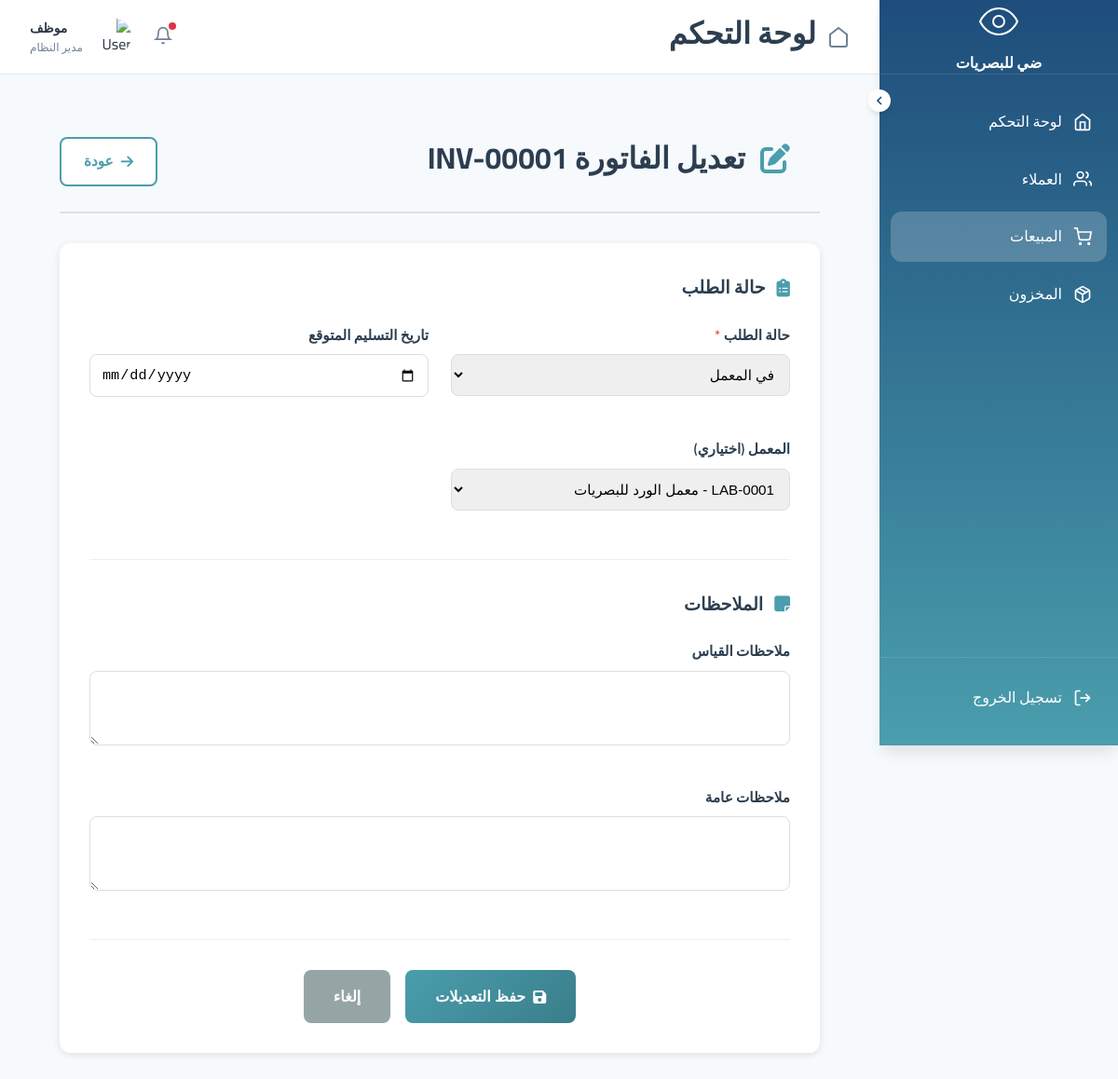
The app's page /sales/1/edit/ (signed in) with its own data.
### settings/models.py (models this page shows, shortened)
class CompanySettings(models.Model):
    company_name_ar = models.CharField('اسم المؤسسة (عربي)', max_length=200, blank=True)
    company_name_en = models.CharField('اسم المؤسسة (إنجليزي)', max_length=200, blank=True)
    logo = models.ImageField('شعار المؤسسة', upload_to='company/', blank=True, null=True)
    unified_number = models.CharField('الرقم الموحد', max_length=50, blank=True)
    commercial_register = models.CharField('السجل التجاري', max_length=50, blank=True)
    tax_number = models.CharField('الرقم الضريبي', max_length=50, blank=True)
    national_address = models.TextField('العنوان الوطني', blank=True)
    location_url = models.URLField('رابط الموقع', blank=True)
    phone_regex = RegexValidator(
        regex=r'^\+?966?\d{9,10}$',
        message="رقم الهاتف يجب أن يكون بصيغة: '0501234567' أو '+966501234567'"
    )
    contact_phone = models.CharField(
        'رقم الجوال',
        validators=[phone_regex],
        max_length=17,
        blank=True
    )
    contact_email = models.EmailField('البريد الإلكتروني', blank=True)
    owner_name = models.CharField('اسم المفوض/المالك', max_length=200, blank=True)
    owner_id_number = models.CharField('رقم الهوية', max_length=20, blank=True)
    owner_phone = models.CharField(
        'رقم جوال المفوض',
        validators=[phone_regex],
        max_length=17,
        blank=True
    )
    owner_email = models.EmailField('بريد المفوض الإلكتروني', blank=True)
    created_at = models.DateTimeField('تاريخ الإنشاء', auto_now_add=True)
    updated_at = models.DateTimeField('تاريخ التحديث', auto_now=True)
    class Meta:
        verbose_name = 'إعدادات المؤسسة'
        verbose_name_plural = 'إعدادات المؤسسة'
    @classmethod
    def get_settings(cls):
        settings, created = cls.objects.get_or_create(pk=1)
        return settings

### sales/models.py (models this page shows, shortened)
class Sale(models.Model):
    order_number = models.CharField('رقم الطلب', max_length=50, unique=True)
    customer = models.ForeignKey(
        Customer,
        on_delete=models.PROTECT,
        related_name='sales',
        verbose_name='العميل'
    )
    laboratory = models.ForeignKey(
        Laboratory,
        on_delete=models.SET_NULL,
        null=True,
        blank=True,
        related_name='sales',
        verbose_name='المعمل'
    )
    STATUS_CHOICES = [
        ('created', 'تم الإنشاء'),
        ('lab', 'في المعمل'),
        ('ready', 'جاهز للاستلام'),
        ('received', 'تم الاستلام'),
        ('completed', 'مكتمل'),
        ('cancelled', 'ملغي'),
    ]
    status = models.CharField('حالة الطلب', max_length=20, choices=STATUS_CHOICES, default='created')
    order_date = models.DateTimeField('تاريخ الطلب', auto_now_add=True)
    delivery_date = models.DateField('تاريخ التسليم المتوقع', null=True, blank=True)
    completed_date = models.DateTimeField('تاريخ الإكمال', null=True, blank=True)
    subtotal = models.DecimalField(
        'المجموع الفرعي',
        max_digits=10,
        decimal_places=2,
        default=0,
        validators=[MinValueValidator(0)]
    )
    discount = models.DecimalField(
        'الخصم',
        max_digits=10,
        decimal_places=2,
        default=0,
        validators=[MinValueValidator(0)]
    )
    tax = models.DecimalField(
        'الضريبة (15%)',
        max_digits=10,
        decimal_places=2,
        default=0,
        validators=[MinValueValidator(0)]
    )
    total_amount = models.DecimalField(
        'المبلغ الإجمالي',
        max_digits=10,
        decimal_places=2,
        default=0,
        validators=[MinValueValidator(0)]
    )
    PAYMENT_METHODS = [
        ('cash', 'نقدي'),
        ('card', 'بطاقة'),
        ('transfer', 'تحويل بنكي'),
        ('mada', 'مدى'),
        ('later', 'آجل'),
    ]
    payment_method = models.CharField(
        'طريقة الدفع',
        max_length=20,
        choices=PAYMENT_METHODS,
        default='cash'
    )
    paid_amount = models.DecimalField(
        'المبلغ المدفوع',
        max_digits=10,
        decimal_places=2,
        default=0,
        validators=[MinValueValidator(0)]
    )
    notes = models.TextField('ملاحظات', blank=True)
    prescription_notes = models.TextField('ملاحظات القياس', blank=True)
    created_by = models.CharField('أنشئ بواسطة', max_length=100, blank=True)
    updated_by = models.CharField('عُدل بواسطة', max_length=100, blank=True)
    updated_at = models.DateTimeField('تاريخ التحديث', auto_now=True)
    class Meta:
        verbose_name = 'فاتورة'
        verbose_name_plural = 'الفواتير'
        ordering = ['-order_date']

### stock/models.py (models this page shows, shortened)
class Laboratory(models.Model):
    laboratory_code = models.CharField('كود المعمل', max_length=20, unique=True, editable=False)
    company_name = models.CharField('اسم المعمل', max_length=200)
    phone_regex = RegexValidator(
        regex=r'^5\d{8}$',
        message="يجب أن يبدأ رقم الجوال بـ 5 ويتكون من 9 أرقام"
    )
    phone = models.CharField('رقم الجوال', validators=[phone_regex], max_length=9)
    email = models.EmailField('البريد الإلكتروني', blank=True, null=True)
    address = models.TextField('العنوان', blank=True)
    representative_name = models.CharField('اسم المندوب', max_length=200, blank=True)
    representative_phone = models.CharField('جوال المندوب', max_length=9, blank=True)
    notes = models.TextField('ملاحظات', blank=True)
    is_active = models.BooleanField('نشط', default=True)
    created_at = models.DateTimeField('تاريخ الإنشاء', auto_now_add=True)
    updated_at = models.DateTimeField('تاريخ التحديث', auto_now=True)
    class Meta:
        verbose_name = 'معمل'
        verbose_name_plural = 'المعامل'
        ordering = ['-created_at']

### sales/views.py (the view, shortened to what this page needs)
# urls.py: path('<int:pk>/edit/', views.sale_edit, name='edit'),
@login_required
def sale_edit(request, pk):
    sale = get_object_or_404(Sale, pk=pk)
    laboratories = Laboratory.objects.filter(is_active=True)
    context = {
        'sale': sale,
        'status_choices': Sale.STATUS_CHOICES,
        'laboratories': laboratories,
    }
    return render(request, 'sales/sale_edit.html', context)

### templates/sales/sale_edit.html (shortened to what this page needs)
{% extends 'base.html' %}
{% load static %}
{% block extra_css %}
<link rel="stylesheet" href="{% static 'css/sales/sales.css' %}">
{% endblock %}
{% block content %}
<div class="sale-add-page">
    <div class="page-header">
        <div class="header-content">
            <h1>
                <i class="fas fa-edit"></i>
                تعديل الفاتورة {{ sale.order_number }}
            </h1>
        </div>
        <div class="header-actions">
            <a href="{% url 'sales:detail' sale.pk %}" class="btn btn-outline">
                <i class="fas fa-arrow-right"></i>
                عودة
            </a>
        </div>
    </div>
    <form method="POST" class="sale-form">
        <div class="form-section">
            <h3 class="section-title">
                <i class="fas fa-clipboard-list"></i>
                حالة الطلب
            </h3>
            <div class="form-grid">
                <div class="form-group">
                    <label for="status">حالة الطلب <span class="required">*</span></label>
                    <select id="status" name="status" required>
                        {% for s in status_choices %}
                        <option value="{{ s.0 }}" {% if sale.status == s.0 %}selected{% endif %}>
                            {{ s.1 }}
                        </option>
                        {% endfor %}
                    </select>
                </div>
                <div class="form-group">
                    <label for="delivery_date">تاريخ التسليم المتوقع</label>
                    <input type="date"
                           id="delivery_date"
                           name="delivery_date"
                           value="{{ sale.delivery_date|date:'Y-m-d' }}">
                </div>
                <div class="form-group">
                    <label for="laboratory_id">المعمل (اختياري)</label>
                    <select id="laboratory_id" name="laboratory_id">
                        {% for lab in laboratories %}
                        <option value="{{ lab.id }}"
                                {% if sale.laboratory_id == lab.id %}selected{% endif %}>
                            {{ lab.laboratory_code }} - {{ lab.company_name }}
                        </option>
                        {% endfor %}
                    </select>
                </div>
            </div>
        </div>
        <div class="form-section">
            <h3 class="section-title">
                <i class="fas fa-sticky-note"></i>
                الملاحظات
            </h3>
            <div class="form-grid">
                <div class="form-group full-width">
                    <label for="prescription_notes">ملاحظات القياس</label>
                    <textarea id="prescription_notes"
                              name="prescription_notes"
                              rows="3">{{ sale.prescription_notes }}</textarea>
                </div>
                <div class="form-group full-width">
                    <label for="notes">ملاحظات عامة</label>
                    <textarea id="notes"
                              name="notes"
                              rows="3">{{ sale.notes }}</textarea>
                </div>
            </div>
        </div>
        <div class="form-actions">
            <button type="submit" class="btn btn-primary btn-large">
                <i class="fas fa-save"></i>
                حفظ التعديلات
            </button>
            <a href="{% url 'sales:detail' sale.pk %}" class="btn btn-cancel btn-large">
                إلغاء
            </a>
        </div>
    </form>
</div>
{% endblock %}

### templates/base.html (shortened to what this page needs)
{% load static %}
<!DOCTYPE html>
<html lang="ar" dir="rtl">
<head>
    <link rel="stylesheet" href="https://cdnjs.cloudflare.com/ajax/libs/font-awesome/6.4.0/css/all.min.css">
    <link rel="stylesheet" href="{% static 'css/base.css' %}">
    {% block extra_css %}{% endblock %}
</head>
<body>
    <aside id="sidebar" class="sidebar">
        <div class="sidebar-logo">
            <div class="logo-container">
                {% if company_logo %}
                <img src="{{ company_logo }}" alt="{{ company_name }}" class="logo-image">
                {% else %}
                <svg class="logo-icon" viewBox="0 0 24 24" fill="none" stroke="currentColor">
                    <path d="M2 12s3-7 10-7 10 7 10 7-3 7-10 7-10-7-10-7z"></path>
                    <circle cx="12" cy="12" r="3"></circle>
                </svg>
                {% endif %}
                <span class="logo-text">{{ company_name }}</span>
            </div>
        </div>
        <button id="sidebar-toggle" class="sidebar-toggle">
            <svg class="icon" viewBox="0 0 24 24" fill="none" stroke="currentColor">
                <polyline points="15 18 9 12 15 6"></polyline>
            </svg>
        </button>
        <nav class="sidebar-nav">
            <a href="{% url 'dashboard' %}" class="nav-item {% if request.resolver_match.url_name == 'dashboard' %}active{% endif %}">
                <svg class="icon" viewBox="0 0 24 24" fill="none" stroke="currentColor">
                    <path d="m3 9 9-7 9 7v11a2 2 0 0 1-2 2H5a2 2 0 0 1-2-2z"></path>
                    <polyline points="9 22 9 12 15 12 15 22"></polyline>
                </svg>
                <span class="nav-text">لوحة التحكم</span>
            </a>
            <a href="{% url 'customers:list' %}" class="nav-item {% if 'customers' in request.path %}active{% endif %}">
                <svg class="icon" viewBox="0 0 24 24" fill="none" stroke="currentColor">
                    <path d="M17 21v-2a4 4 0 0 0-4-4H5a4 4 0 0 0-4 4v2"></path>
                    <circle cx="9" cy="7" r="4"></circle>
                    <path d="M23 21v-2a4 4 0 0 0-3-3.87"></path>
                    <path d="M16 3.13a4 4 0 0 1 0 7.75"></path>
                </svg>
                <span class="nav-text">العملاء</span>
            </a>
            <a href="{% url 'sales:list' %}" class="nav-item {% if 'sales' in request.path %}active{% endif %}">
                <svg class="icon" viewBox="0 0 24 24" fill="none" stroke="currentColor">
                    <circle cx="9" cy="21" r="1"></circle>
                    <circle cx="20" cy="21" r="1"></circle>
                    <path d="M1 1h4l2.68 13.39a2 2 0 0 0 2 1.61h9.72a2 2 0 0 0 2-1.61L23 6H6"></path>
                </svg>
                <span class="nav-text">المبيعات</span>
            </a>
            <a href="{% url 'stock:dashboard' %}" class="nav-item {% if 'stock' in request.path %}active{% endif %}">
                <span class="nav-text">المخزون</span>
            </a>
        </nav>
        <div class="sidebar-footer">
            <a href="{% url 'logout' %}"
            class="nav-item logout-btn"
            onclick="return confirm('هل أنت متأكد من تسجيل الخروج؟');">
             <svg class="icon" viewBox="0 0 24 24" fill="none" stroke="currentColor">
                 <path d="M9 21H5a2 2 0 0 1-2-2V5a2 2 0 0 1 2-2h4"></path>
                 <polyline points="16 17 21 12 16 7"></polyline>
                 <line x1="21" y1="12" x2="9" y2="12"></line>
             </svg>
             <span class="nav-text">تسجيل الخروج</span>
         </a>
        </div>
    </aside>
    <main id="main-content" class="main-content">
        <header class="header">
            <div class="header-content">
                <div class="header-title">
                    <svg class="icon" viewBox="0 0 24 24" fill="none" stroke="currentColor">
                        {% block header_icon %}
                        <path d="m3 9 9-7 9 7v11a2 2 0 0 1-2 2H5a2 2 0 0 1-2-2z"></path>
                        {% endblock %}
                    </svg>
                    <h1>{% block page_title %}لوحة التحكم{% endblock %}</h1>
                </div>
                <div class="header-actions">
                    <button class="notification-btn">
                        <svg class="icon" viewBox="0 0 24 24" fill="none" stroke="currentColor">
                            <path d="M18 8A6 6 0 0 0 6 8c0 7-3 9-3 9h18s-3-2-3-9"></path>
                            <path d="M13.73 21a2 2 0 0 1-3.46 0"></path>
                        </svg>
                        <span class="notification-badge"></span>
                    </button>
                    <div class="user-profile">
                        <img src="{% static 'images/default-avatar.png' %}" alt="User" class="user-avatar">
                        <div class="user-info">
                            <div class="user-name">{{ user.get_full_name|default:user.username }}</div>
                            <div class="user-role">مدير النظام</div>
                        </div>
                    </div>
                </div>
            </div>
        </header>
        <div class="page-content">
            {% block content %}{% endblock %}
        </div>
    </main>
</body>
</html>

### records on screen
CompanySettings: company_name_ar "ضي للبصريات"
Sale: order_number "INV-00001", status "في المعمل", laboratory_id "LAB-0001 - معمل الورد للبصريات"

### other values on screen
{{ user.get_full_name|default:user.username }} "موظف"
